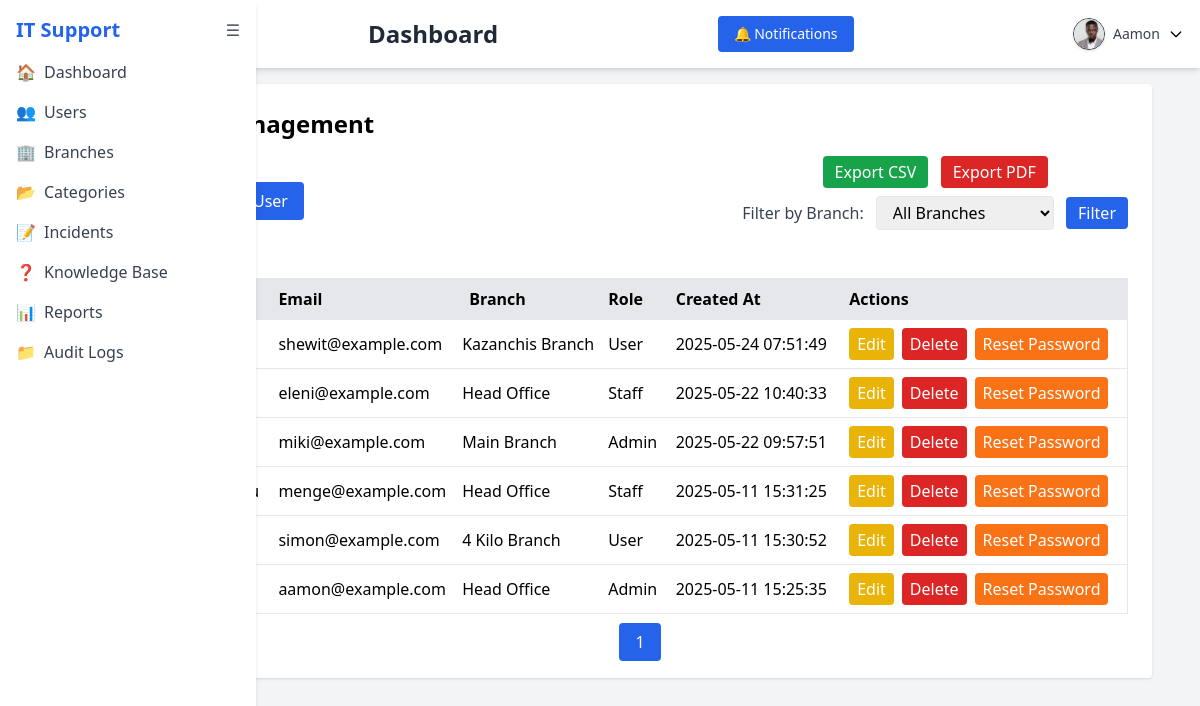
The page /admin/users.php (signed in) on the database its author committed.
### tables this page shows
CREATE TABLE `users` (
  `id` int(11) NOT NULL,
  `name` varchar(100) DEFAULT NULL,
  `email` varchar(100) DEFAULT NULL,
  `password` varchar(255) DEFAULT NULL,
  `role` enum('admin','staff','user') NOT NULL,
  `created_at` timestamp NOT NULL DEFAULT current_timestamp(),
  `force_password_change` tinyint(1) DEFAULT 1,
  `branch_id` int(11) DEFAULT NULL,
  `profile_picture` varchar(255) DEFAULT NULL
);

CREATE TABLE `branches` (
  `id` int(11) NOT NULL,
  `name` varchar(100) NOT NULL,
  `location` varchar(255) DEFAULT NULL,
  `created_at` timestamp NOT NULL DEFAULT current_timestamp()
);

### admin/users.php (the view, shortened to what this page needs)
<?php
require '../config/db.php';
$results_per_page = 10;
$stmt = $pdo->query("SELECT COUNT(*) FROM users");
$total_users = $stmt->fetchColumn();
$total_pages = ceil($total_users / $results_per_page);
$page = isset($_GET['page']) ? (int)$_GET['page'] : 1;
$start_from = ($page - 1) * $results_per_page;
$branchFilter = $_GET['branch_id'] ?? '';
if ($branchFilter) {
    $stmt = $pdo->prepare("SELECT u.*, b.name AS branch_name FROM users u
        LEFT JOIN branches b ON u.branch_id = b.id
        WHERE u.branch_id = ?");
    $stmt->execute([$branchFilter]);
    $users = $stmt->fetchAll();
} else {
$stmt = $pdo->prepare(
    "SELECT
  users.id AS id,
  users.name AS name,
  users.email AS email,
  users.role AS role,
  users.created_at AS created_at,
  branches.id AS branch_id,
  branches.name AS branch_name
FROM
  users
LEFT JOIN
  branches ON users.branch_id = branches.id
ORDER BY created_at DESC LIMIT ?, ?"
);
$stmt->bindValue(1, $start_from, PDO::PARAM_INT);
$stmt->bindValue(2, $results_per_page, PDO::PARAM_INT);
$stmt->execute();
$users = $stmt->fetchAll();
}
?>
<!DOCTYPE html>
<html>
<head>
    <script src="https://cdn.tailwindcss.com"></script>
</head>
<body class="bg-gray-100">
      <?php include '../includes/sidebar.php'; ?>
  <div class="flex-1 ml-20">
    <?php include '../header.php'; ?>
    <div class="max-w-5xl mx-auto bg-white p-6 mt-4 shadow rounded">
        <h2 class="text-2xl font-bold mb-4">User Management</h2>
        <div class="flex justify-between items-center mb-4">
            <div class="mb-4">
                <a href="add_user.php" class="bg-blue-600 text-white px-4 py-2 rounded">+ Add New User</a>
            </div>
            <div class="mb-4 flex flex-col items-center gap-2">
                 <div>
                    <a href="export_users_csv.php<?php if ($branchFilter) echo '?branch_id=' . $branchFilter; ?>" class="inline-block px-3 py-1 bg-green-600 text-white rounded hover:bg-green-700 mr-2">Export CSV</a>
                    <a href="export_users_pdf.php<?php if ($branchFilter) echo '?branch_id=' . $branchFilter; ?>" class="inline-block px-3 py-1 bg-red-600 text-white rounded hover:bg-red-700">Export PDF</a>
                </div>
                <form method="get" class="mb-4">
                    <label for="branchFilter" class="mr-2 font-medium text-gray-700">Filter by Branch:</label>
                    <select name="branch_id" id="branchFilter" class="px-3 py-1 border rounded">
                        <option value="">All Branches</option>
                    </select>
                    <button type="submit" class="ml-2 px-3 py-1 bg-blue-600 text-white rounded hover:bg-blue-700">Filter</button>
                </form>
            </div>
        </div>
        <table class="w-full border">
            <thead>
                <tr class="bg-gray-200 text-left">
                    <th class="p-2">#</th>
                    <th class="p-2">Name</th>
                    <th class="p-2">Email</th>
                    <th class="p-2">Branch</th>
                    <th class="p-2">Role</th>
                    <th class="p-2">Created At</th>
                    <th class="p-2">Actions</th>
                </tr>
            </thead>
            <tbody>
                <?php foreach ($users as $index => $user): ?>
                    <tr class="border-t">
                        <td class="p-2"><?= $start_from + $index + 1 ?></td>
                        <td class="p-2"><?= htmlspecialchars($user['name']) ?></td>
                        <td class="p-2"><?= htmlspecialchars($user['email']) ?></td>
                        <td><?= htmlspecialchars($user['branch_name'] ?? 'N/A') ?></td>
                        <td class="p-2 capitalize"><?= htmlspecialchars($user['role']) ?></td>
                        <td class="p-2 capitalize"><?= htmlspecialchars($user['created_at']) ?></td>
                        <td class="p-2 flex space-x-2">
                            <a href="edit_user.php?id=<?= $user['id'] ?>"
                                class="bg-yellow-500 text-white px-2 py-1 rounded">Edit</a>
                            <a href="delete_user.php?id=<?= $user['id'] ?>" onclick="return confirm('Are you sure?')"
                                class="bg-red-600 text-white px-2 py-1 rounded ml-2">Delete</a>
                            <form method="POST" action="reset_password.php" onsubmit="return confirm('Reset password for this user?');">
                                <button type="submit" class="bg-orange-500 text-white px-2 py-1 rounded">
                                Reset Password
                                </button>
                            </form>
                        </td>
                    </tr>
                <?php endforeach; ?>
            </tbody>
        </table>
        <div class="mt-4">
            <nav class="flex justify-center">
                <ul class="flex space-x-2">
                    <?php for ($i = 1; $i <= $total_pages; $i++): ?>
                        <li>
                            <a href="?page=<?= $i ?>"
                                class="px-4 py-2 <?= $i == $page ? 'bg-blue-600 text-white' : 'bg-gray-200' ?> rounded">
                                <?= $i ?>
                            </a>
                        </li>
                    <?php endfor; ?>
                </ul>
            </nav>
        </div>
    </div>
</body>
</html>

### header.php (shortened to what this page needs)
<?php
include 'config/db.php';
$user_id = $_SESSION['user_id'];
$stmt = $pdo->prepare("SELECT * FROM users WHERE id = ?");
$stmt->execute([$user_id]);
$user = $stmt->fetch(PDO::FETCH_ASSOC);
if (isset($user['profile_picture']) && !empty($user['profile_picture'])) {
    $user['profile_image'] = '../uploads/' . $user['profile_picture'];
} else {
    $user['profile_image'] = '../uploads/default_avatar.png';
}
?>
<header id="header" class="bg-white shadow-md p-4 pl-72 flex justify-between items-center">
  <h1 class="text-2xl font-bold text-gray-800">Dashboard</h1>
<div class="relative inline-block text-left">
  <button id="notifBtn" class="relative flex items-center gap-2 px-4 py-2 text-sm font-medium text-white bg-blue-600 rounded hover:bg-blue-700 focus:outline-none">
    🔔 Notifications
  </button>
</div>
<div class="relative inline-block text-left">
  <button id="profileDropdownBtn" class="flex items-center gap-2 focus:outline-none">
    <img src="<?= $user['profile_image'] ?>" alt="Profile" class="w-8 h-8 rounded-full object-cover border border-gray-700 shadow">
    <span class="md:inline text-gray-700 text-sm"><?= htmlspecialchars($user['name'] ?? 'Profile') ?></span>
    <svg class="w-4 h-4" fill="none" stroke="currentColor" viewBox="0 0 24 24">
        <path stroke-linecap="round" stroke-linejoin="round" stroke-width="2" d="M19 9l-7 7-7-7" />
      </svg>
  </button>
</div>
</header>

### rows shown on the page
users: name "Aamon", email "aamon@example.com", branch.name "Head Office", role "Admin", created_at "2025-05-11 15:25:35"
users: email "shewit@example.com", branch.name "Kazanchis Branch", role "User", created_at "2025-05-24 07:51:49"
users: email "eleni@example.com", branch.name "Head Office", role "Staff", created_at "2025-05-22 10:40:33"
users: email "miki@example.com", branch.name "Main Branch", role "Admin", created_at "2025-05-22 09:57:51"
users: email "menge@example.com", branch.name "Head Office", role "Staff", created_at "2025-05-11 15:31:25"
users: email "simon@example.com", branch.name "4 Kilo Branch", role "User", created_at "2025-05-11 15:30:52"
